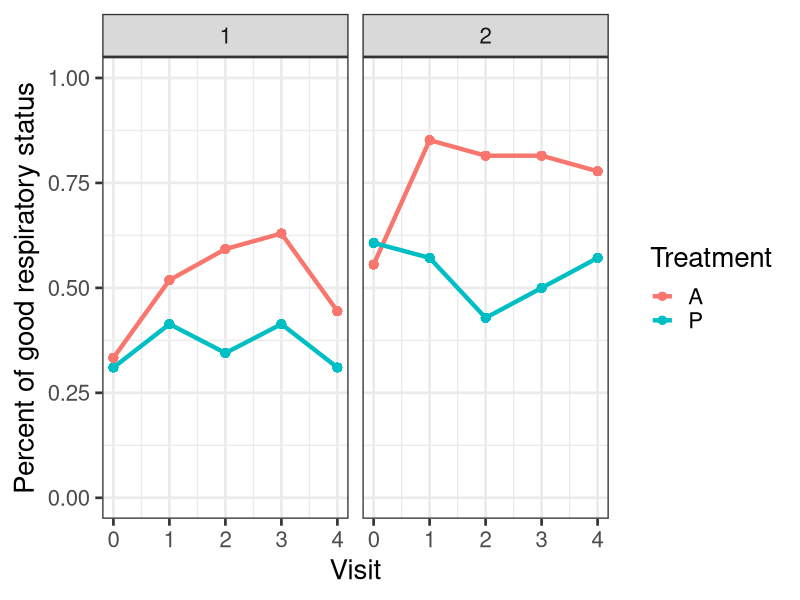

Write the R code that produced this figure.
## ---- chunk 1
library(here)
library(tidyverse)
library(geepack)
library(lme4)
library(kableExtra)
knitr::opts_knit$set(root.dir = here())
knitr::opts_chunk$set(warning = FALSE, message = FALSE)
theme_set(theme_bw(base_size = 20)) # Use black/white theme and increase font size for all ggplot 
## ---- chunk 2
#| echo: TRUE

resp <- read.table(here("datasets", "respir.txt"), header = TRUE)
head(resp)
length(unique(resp$id))
## ---- chunk 3
#| echo: TRUE
respl <- resp %>%
  pivot_longer(cols = starts_with("y"),
               names_to = "visit",
               names_prefix = "y",
               values_to = "resp") %>%
  mutate(visit = as.numeric(visit),
         trt1 = ifelse(trt == "A", 1, 0),
         clinic2 = ifelse(clinic == 2, 1, 0))
head(respl, 20)
## ---- chunk 4
#| echo: TRUE
respl %>%
  filter(visit == 0) %>%
  group_by(clinic, trt) %>%
  summarise(avgresp = mean(resp))
## ---- chunk 5
#| echo: TRUE
respl %>%
  group_by(visit, trt, clinic) %>%
  mutate(pcty = mean(resp)) %>%
  ggplot(aes(y = pcty, x = visit, color = as.factor(trt))) +
  geom_point(size = 2.5) + 
  geom_line(size = 1.5) + 
  facet_grid(~clinic) + 
  ylim(0,1) + 
  labs(y = "Percent of good respiratory status", x = "Visit", color = "Treatment")
